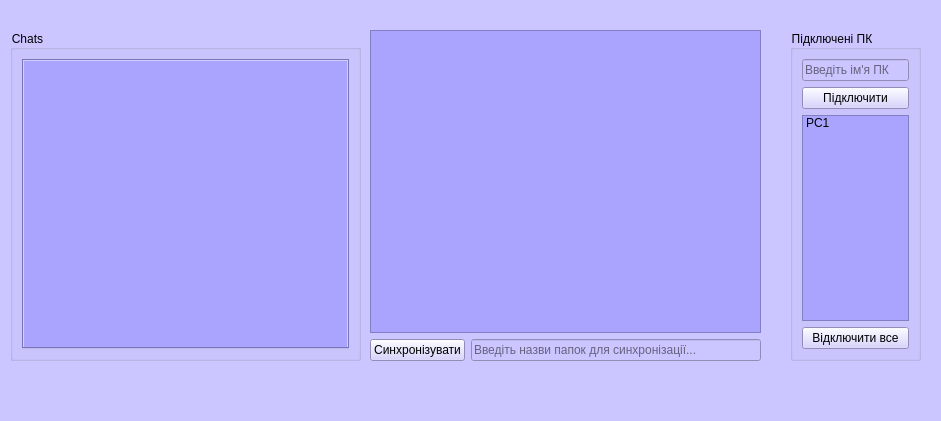
<?xml version="1.0" encoding="UTF-8"?>
<ui version="4.0">
 <class>MainWindow</class>
 <widget class="QMainWindow" name="MainWindow">
  <property name="geometry">
   <rect>
    <x>0</x>
    <y>0</y>
    <width>941</width>
    <height>421</height>
   </rect>
  </property>
  <property name="windowTitle">
   <string>Server</string>
  </property>
  <property name="styleSheet">
   <string notr="true">background-color:  rgb(203, 198, 255);</string>
  </property>
  <widget class="QWidget" name="centralwidget">
   <widget class="QGroupBox" name="grpChats">
    <property name="geometry">
     <rect>
      <x>10</x>
      <y>30</y>
      <width>351</width>
      <height>331</height>
     </rect>
    </property>
    <property name="title">
     <string>Chats</string>
    </property>
    <layout class="QVBoxLayout" name="verticalLayout_2">
     <item>
      <widget class="QTabWidget" name="tbClientsChat">
       <property name="styleSheet">
        <string notr="true">background-color: rgb(170, 164, 255);</string>
       </property>
      </widget>
     </item>
    </layout>
   </widget>
   <widget class="QGroupBox" name="grpClients">
    <property name="geometry">
     <rect>
      <x>790</x>
      <y>30</y>
      <width>131</width>
      <height>331</height>
     </rect>
    </property>
    <property name="title">
     <string>Підключені ПК</string>
    </property>
    <layout class="QVBoxLayout" name="verticalLayout">
     <item>
      <widget class="QLineEdit" name="lineEdit_2">
       <property name="placeholderText">
        <string>Введіть ім'я ПК</string>
       </property>
      </widget>
     </item>
     <item>
      <widget class="QPushButton" name="pushButton_3">
       <property name="text">
        <string>Підключити</string>
       </property>
      </widget>
     </item>
     <item>
      <widget class="QListWidget" name="lstClients">
       <property name="styleSheet">
        <string notr="true">background-color: rgb(170, 164, 255);</string>
       </property>
       <item>
        <property name="text">
         <string>PC1</string>
        </property>
       </item>
      </widget>
     </item>
     <item>
      <widget class="QPushButton" name="pushButton">
       <property name="text">
        <string>Відключити все</string>
       </property>
      </widget>
     </item>
    </layout>
   </widget>
   <widget class="QWidget" name="">
    <property name="geometry">
     <rect>
      <x>370</x>
      <y>30</y>
      <width>391</width>
      <height>331</height>
     </rect>
    </property>
    <layout class="QGridLayout" name="gridLayout">
     <item row="0" column="0" colspan="2">
      <widget class="QListView" name="listView">
       <property name="styleSheet">
        <string notr="true">background-color: rgb(170, 164, 255);</string>
       </property>
      </widget>
     </item>
     <item row="1" column="1">
      <widget class="QLineEdit" name="lineEdit">
       <property name="placeholderText">
        <string>Введіть назви папок для синхронізації...</string>
       </property>
      </widget>
     </item>
     <item row="1" column="0">
      <widget class="QPushButton" name="pushButton_2">
       <property name="styleSheet">
        <string notr="true"/>
       </property>
       <property name="text">
        <string>Синхронізувати</string>
       </property>
      </widget>
     </item>
    </layout>
   </widget>
  </widget>
  <widget class="QMenuBar" name="menubar">
   <property name="geometry">
    <rect>
     <x>0</x>
     <y>0</y>
     <width>941</width>
     <height>21</height>
    </rect>
   </property>
  </widget>
  <widget class="QStatusBar" name="statusbar"/>
 </widget>
 <resources/>
 <connections/>
</ui>
